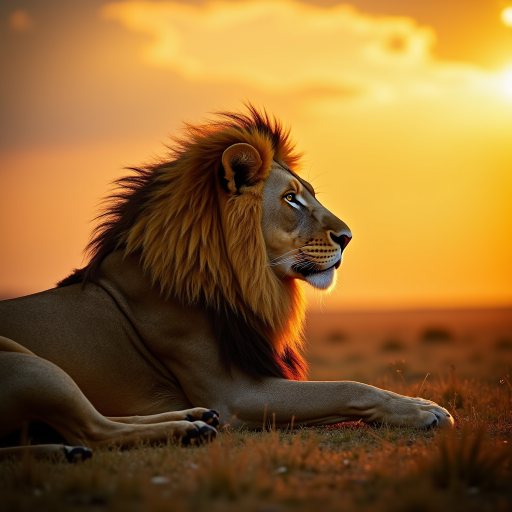
#> input picture report/figures/bf16_p00.png, 1024 x 1024 px, given in place of p00.png, which was not available (shown at 1/2 size)
$ python make_v10_post_grid.py
#> lines starting #> are read from the running program, lines starting #| are printed output that depends on the picture; pictures that were not available may be replaced by others from this repository, and a replacement may not be noted
"""
Generate comparison grids for post-013 (V10/V10b).
Creates:
  1. output/viz/v10_full_grid.png — all 20 prompts, BF16 | V9b | V10b
  2. output/viz/v10_highlights.png — 8 selected prompts (wins + regressions)
  3. output/viz/v10_convergence.png — V10 vs V10b convergence comparison
"""
from pathlib import Path
from PIL import Image, ImageDraw, ImageFont
import matplotlib
matplotlib.use("Agg")
import matplotlib.pyplot as plt
import numpy as np

OUTPUT_DIR = Path("output")
VIZ_DIR = OUTPUT_DIR / "viz"
VIZ_DIR.mkdir(parents=True, exist_ok=True)

PROMPTS = [
    ("Animals",      "Lion on savanna at golden hour"),
    ("Animals",      "Parrot on tropical branch"),
    ("Animals",      "Wolf howling at full moon"),
    ("Architecture", "Gothic cathedral interior"),
    ("Architecture", "Futuristic skyscraper"),
    ("Architecture", "Japanese pagoda + cherry blossoms"),
    ("Landscapes",   "Northern lights over frozen lake"),
    ("Landscapes",   "Volcanic eruption at night"),
    ("Landscapes",   "Lavender fields in Provence"),
    ("Portraits",    "Elderly fisherman portrait"),
    ("Portraits",    "Ballet dancer mid-leap"),
    ("Portraits",    "Street musician in rain"),
    ("Food",         "Sushi platter"),
    ("Food",         "Rustic bread on wooden table"),
    ("Fantasy",      "Dragon over medieval castle"),
    ("Sci-fi",       "Astronaut floating in space"),
    ("Fantasy",      "Magical forest with fireflies"),
    ("Art styles",   "Venice canals watercolor"),
    ("Art styles",   "Renaissance oil portrait"),
    ("Urban",        "Rainy Tokyo street at night"),
]

BF16_CLIPS = [0.3276,0.3220,0.3417,0.3134,0.3246,0.3510,0.3006,0.3456,0.3384,0.3845,0.3433,0.3677,0.3122,0.3433,0.3668,0.3365,0.3684,0.3179,0.2902,0.3534]
V9B_CLIPS  = [0.3128,0.3232,0.3340,0.2941,0.3000,0.3507,0.2873,0.3355,0.3262,0.3263,0.2616,0.3133,0.2181,0.2672,0.2976,0.3071,0.3404,0.2850,0.2918,0.3006]
V10_CLIPS  = [0.3159,0.3338,0.3239,0.3194,0.3054,0.3526,0.2428,0.3229,0.2951,0.3408,0.2644,0.3252,0.2643,0.2566,0.3595,0.1423,0.3626,0.2988,0.1756,0.3146]
V10B_CLIPS = [0.3255,0.3201,0.3301,0.3114,0.3049,0.3458,0.2915,0.3291,0.3068,0.3653,0.3095,0.3037,0.2343,0.2471,0.3065,0.1970,0.3822,0.2883,0.2860,0.3146]

DIRS = {
    "BF16": OUTPUT_DIR / "eval_diverse_bf16",
    "V9b":  OUTPUT_DIR / "eval_diverse_v9b",
    "V10b": OUTPUT_DIR / "eval_diverse_v10b",
}
MODELS = ["BF16", "V9b", "V10b"]
CLIPS  = {"BF16": BF16_CLIPS, "V9b": V9B_CLIPS, "V10b": V10B_CLIPS}

THUMB = 256
LABEL_H = 36
HEADER_H = 50
PAD = 4


def load_thumb(path, size=THUMB):
    img = Image.open(path).convert("RGB")
    img = img.resize((size, size), Image.LANCZOS)
    return img


def color_for_pct(pct):
    if pct >= 95:   return (40, 180, 40)
    elif pct >= 85: return (200, 160, 0)
    else:           return (200, 50, 50)


def make_score_bar(clip, bf16_clip, width, height):
    pct = clip / bf16_clip * 100
    color = color_for_pct(pct)
    img = Image.new("RGB", (width, height), (30, 30, 30))
    draw = ImageDraw.Draw(img)
    try:
        font = ImageFont.truetype("/usr/share/fonts/truetype/dejavu/DejaVuSans-Bold.ttf", 12)
    except Exception:
        font = ImageFont.load_default()
    bar_w = int(width * min(pct, 100) / 100)
    draw.rectangle([0, 0, bar_w, height], fill=color)
    text = f"{pct:.1f}%"
    bbox = draw.textbbox((0, 0), text, font=font)
    tw, th = bbox[2] - bbox[0], bbox[3] - bbox[1]
    draw.text(((width - tw) // 2, (height - th) // 2), text, fill=(255, 255, 255), font=font)
    return img


# ── 1. Full grid ──────────────────────────────────────────────────────────
def make_full_grid():
    n_prompts = len(PROMPTS)
    n_models  = len(MODELS)
    col_w = THUMB + PAD
    row_h = THUMB + LABEL_H + PAD
    total_w = HEADER_H + n_models * col_w + PAD
    total_h = n_prompts * row_h + HEADER_H

    canvas = Image.new("RGB", (total_w, total_h), (20, 20, 20))
#> canvas: PIL image 834x5970 RGB; every value is 20
    draw   = ImageDraw.Draw(canvas)
    try:
        hfont = ImageFont.truetype("/usr/share/fonts/truetype/dejavu/DejaVuSans-Bold.ttf", 16)
        pfont = ImageFont.truetype("/usr/share/fonts/truetype/dejavu/DejaVuSans.ttf", 11)
    except Exception:
        hfont = pfont = ImageFont.load_default()

    header_colors = {"BF16": (60, 100, 180), "V9b": (80, 140, 80), "V10b": (160, 60, 160)}
    for mi, m in enumerate(MODELS):
        x = HEADER_H + mi * col_w
        draw.rectangle([x, 0, x + THUMB, HEADER_H - 2], fill=header_colors[m])
        bbox = draw.textbbox((0, 0), m, font=hfont)
        tw = bbox[2] - bbox[0]
        draw.text((x + (THUMB - tw) // 2, 12), m, fill=(255, 255, 255), font=hfont)
#> this loop made 3 passes
#> (bbox, tw) on passes 1 to 3: ((0, 3, 45, 15), 45), ((0, 3, 35, 15), 35), ((0, 3, 46, 15), 46)

    for pi, (cat, label) in enumerate(PROMPTS):
        y_base = HEADER_H + pi * row_h
        draw.rectangle([0, y_base, HEADER_H - 2, y_base + row_h - PAD], fill=(35, 35, 55))
        draw.text((2, y_base + THUMB // 2 - 6), f"p{pi:02d}", fill=(180, 180, 180), font=pfont)
        for mi, m in enumerate(MODELS):
            x = HEADER_H + mi * col_w
            thumb = load_thumb(DIRS[m] / f"p{pi:02d}.png")
#> in load_thumb, img is the input picture: PIL image 1024x1024 RGB; mean R, G, B 145.2, 103.4, 47.2
#> in load_thumb, `img = img.resize((size, size), Image.LANCZOS)`:
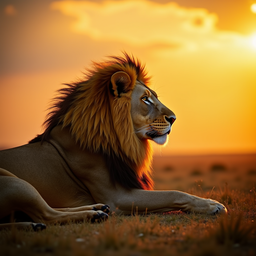
#> img: PIL image 256x256 RGB; mean R, G, B 145.2, 103.4, 47.2
            canvas.paste(thumb, (x, y_base))
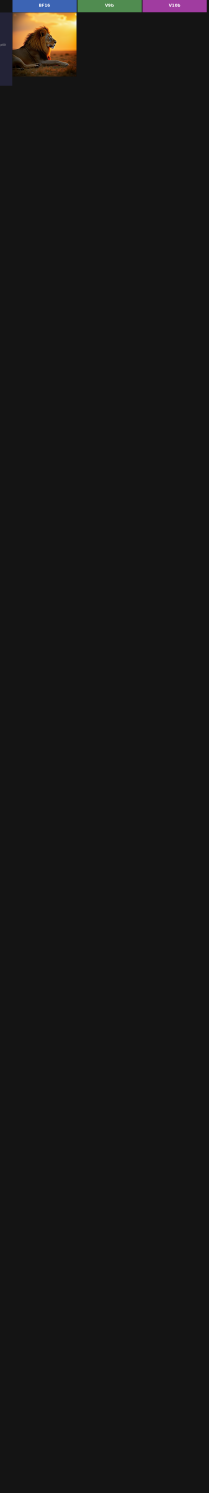
#> canvas: PIL image 834x5970 RGB (shown at 1/4 size); mean R, G, B 22.3, 21.8, 21.4
            bar = make_score_bar(CLIPS[m][pi], BF16_CLIPS[pi], THUMB, LABEL_H - PAD)
#> in make_score_bar, `img = Image.new("RGB", (width, height), (30, 30, 30))`: img: PIL image 256x32 RGB; every value is 30
#> in make_score_bar, `bbox = draw.textbbox((0, 0), text, font=font)`: bbox = (0, 3, 50, 12)
#> in make_score_bar, `tw, th = bbox[2] - bbox[0], bbox[3] - bbox[1]`: tw = 50; th = 9
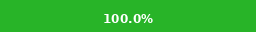
#> bar: PIL image 256x32 RGB; mean R, G, B 44.7, 181.6, 44.7
            canvas.paste(bar, (x, y_base + THUMB))

    out = VIZ_DIR / "v10_full_grid.png"
    canvas.save(out)
    print(f"Saved: {out}  ({canvas.width}×{canvas.height}px)")


# ── 2. Highlights grid ────────────────────────────────────────────────────
HIGHLIGHT_INDICES = [
    16,  # Magic forest — exceeds BF16 (103.7%)
    9,   # Fisherman — big win (+39.0)
    10,  # Ballet — huge improvement (+47.9)
    3,   # Cathedral — recovered vs V9b
    12,  # Sushi — still weak but improving
    15,  # Astronaut — catastrophic failure
    5,   # Pagoda — near-BF16
    14,  # Dragon — solid improvement
]

# [96 lines left out: functions make_highlights_grid, make_convergence_plot, not called in this run]


if __name__ == "__main__":
    print("Building V10 post grids...")
#> (the run stopped early here; a loop or call above may not have finished)
